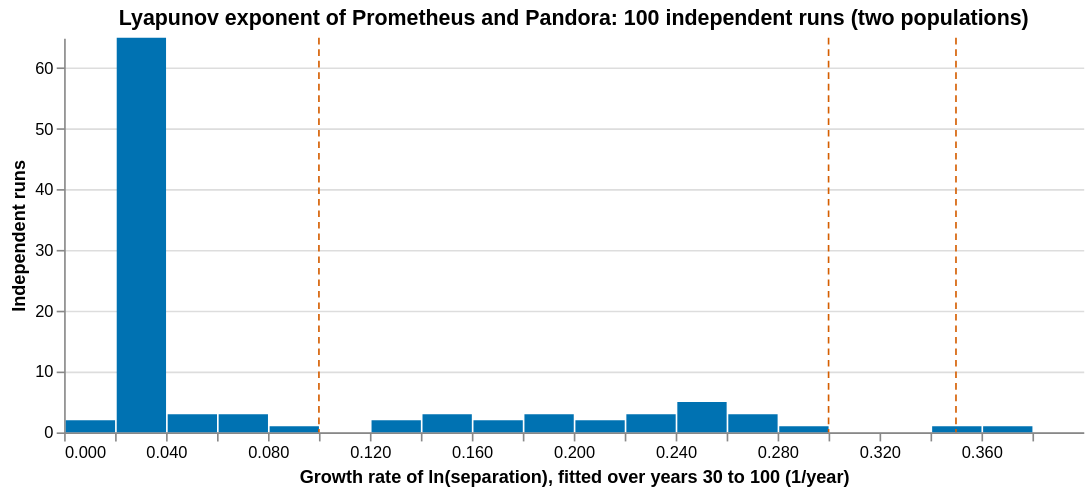

The specification (Vega-Lite) saved for this image:
### Vega-Lite specification from a JSON file in a GitHub repository (floating-point values rounded to 4 significant figures)
{"$schema": "https://vega.github.io/schema/vega-lite/v5.20.1.json", "config": {"view": {"continuousHeight": 300, "continuousWidth": 300, "strokeWidth": 0}}, "datasets": {"data-52b2b0f612262fc99ac7d9c43e7c79bd": [{"pair": 0, "slope": 0.0296}, {"pair": 1, "slope": 0.0302}, {"pair": 2, "slope": 0.0307}, {"pair": 3, "slope": 0.2896}, {"pair": 4, "slope": 0.0632}, {"pair": 5, "slope": 0.2743}, {"pair": 6, "slope": 0.0309}, {"pair": 7, "slope": 0.0328}, {"pair": 8, "slope": 0.0292}, {"pair": 9, "slope": 0.0292}, {"pair": 10, "slope": 0.0337}, {"pair": 11, "slope": 0.2206}, {"pair": 12, "slope": 0.0222}, {"pair": 13, "slope": 0.0312}, {"pair": 14, "slope": 0.372}, {"pair": 15, "slope": 0.0303}, {"pair": 16, "slope": 0.0335}, {"pair": 17, "slope": 0.023}, {"pair": 18, "slope": 0.0309}, {"pair": 19, "slope": 0.0309}, {"pair": 20, "slope": 0.2288}, {"pair": 21, "slope": 0.031}, {"pair": 22, "slope": 0.256}, {"pair": 23, "slope": 0.031}, {"pair": 24, "slope": 0.0311}, {"pair": 25, "slope": 0.0304}, {"pair": 26, "slope": 0.3411}, {"pair": 27, "slope": 0.0308}, {"pair": 28, "slope": 0.0354}, {"pair": 29, "slope": 0.2343}, {"pair": 30, "slope": 0.0303}, {"pair": 31, "slope": 0.0311}, {"pair": 32, "slope": 0.031}, {"pair": 33, "slope": 0.0308}, {"pair": 34, "slope": 0.0388}, {"pair": 35, "slope": 0.0312}, {"pair": 36, "slope": 0.1603}, {"pair": 37, "slope": 0.2467}, {"pair": 38, "slope": 0.0307}, {"pair": 39, "slope": 0.1285}, {"pair": 40, "slope": 0.2459}, {"pair": 41, "slope": 0.0317}, {"pair": 42, "slope": 0.1395}, {"pair": 43, "slope": 0.0664}, {"pair": 44, "slope": 0.0151}, {"pair": 45, "slope": 0.0351}, {"pair": 46, "slope": 0.0829}, {"pair": 47, "slope": 0.031}, {"pair": 48, "slope": 0.0315}, {"pair": 49, "slope": 0.0456}, {"pair": 50, "slope": 0.0305}, {"pair": 51, "slope": 0.1581}, {"pair": 52, "slope": 0.022}, {"pair": 53, "slope": 0.031}, {"pair": 54, "slope": 0.1833}, {"pair": 55, "slope": 0.0293}, {"pair": 56, "slope": 0.0306}, {"pair": 57, "slope": 0.0296}, {"pair": 58, "slope": 0.1828}, {"pair": 59, "slope": 0.1457}, {"pair": 60, "slope": 0.031}, {"pair": 61, "slope": 0.0316}, {"pair": 62, "slope": 0.0529}, {"pair": 63, "slope": 0.2759}, {"pair": 64, "slope": 0.0306}, {"pair": 65, "slope": 0.0302}, {"pair": 66, "slope": 0.2578}, {"pair": 67, "slope": 0.0302}, {"pair": 68, "slope": 0.0174}, {"pair": 69, "slope": 0.0309}, {"pair": 70, "slope": 0.0295}, {"pair": 71, "slope": 0.0308}, {"pair": 72, "slope": 0.0267}, {"pair": 73, "slope": 0.0681}, {"pair": 74, "slope": 0.0386}, {"pair": 75, "slope": 0.0434}, {"pair": 76, "slope": 0.032}, {"pair": 77, "slope": 0.0305}, {"pair": 78, "slope": 0.1561}, {"pair": 79, "slope": 0.0314}, {"pair": 80, "slope": 0.0313}, {"pair": 81, "slope": 0.0283}, {"pair": 82, "slope": 0.2472}, {"pair": 83, "slope": 0.0307}, {"pair": 84, "slope": 0.2125}, {"pair": 85, "slope": 0.0309}, {"pair": 86, "slope": 0.0301}, {"pair": 87, "slope": 0.1966}, {"pair": 88, "slope": 0.2706}, {"pair": 89, "slope": 0.0276}, {"pair": 90, "slope": 0.0308}, {"pair": 91, "slope": 0.0298}, {"pair": 92, "slope": 0.0305}, {"pair": 93, "slope": 0.2083}, {"pair": 94, "slope": 0.0312}, {"pair": 95, "slope": 0.0215}, {"pair": 96, "slope": 0.1735}, {"pair": 97, "slope": 0.0392}, {"pair": 98, "slope": 0.0324}, {"pair": 99, "slope": 0.0302}], "data-e1bd4fb9a4bfb8863166d25c517b03b5": [{"label": "split used in the note", "x": 0.1}, {"label": "literature low", "x": 0.3}, {"label": "literature high", "x": 0.35}]}, "height": 240, "layer": [{"data": {"name": "data-52b2b0f612262fc99ac7d9c43e7c79bd"}, "encoding": {"tooltip": [{"aggregate": "count", "type": "quantitative"}], "x": {"bin": {"step": 0.02}, "field": "slope", "title": "Growth rate of ln(separation), fitted over years 30 to 100 (1/year)", "type": "quantitative"}, "y": {"aggregate": "count", "title": "Independent runs", "type": "quantitative"}}, "mark": {"color": "#0072B2", "type": "bar"}}, {"data": {"name": "data-e1bd4fb9a4bfb8863166d25c517b03b5"}, "encoding": {"tooltip": [{"field": "label", "type": "nominal"}], "x": {"field": "x", "type": "quantitative"}}, "mark": {"color": "#D55E00", "strokeDash": [4, 3], "type": "rule"}}], "title": "Lyapunov exponent of Prometheus and Pandora: 100 independent runs (two populations)", "width": 620}
